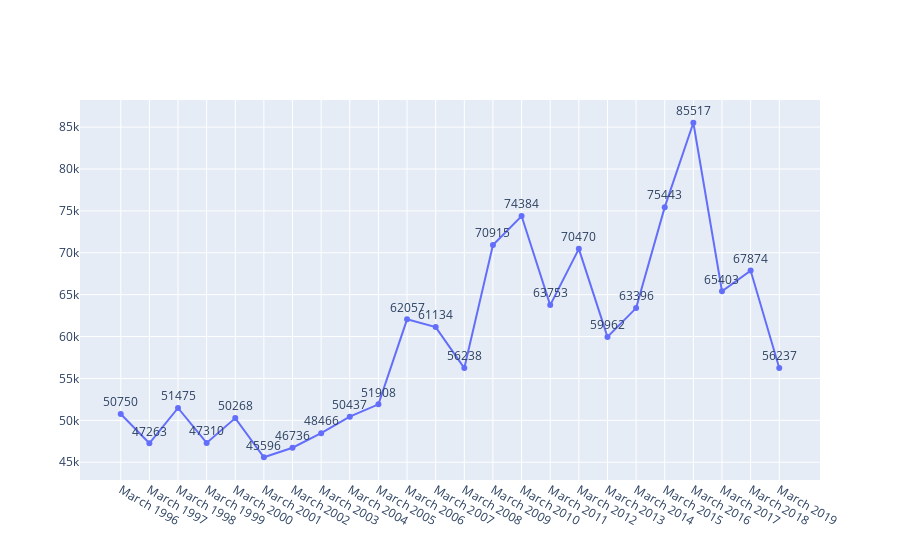

The notebook cell this image was saved under:
### Markdown cell above
**Annotate the plot**

### Code cell
# annotate the plot
configure_plotly_browser_state() # this line needed to make plotly play nice with Colab
fig = go.Figure(
    data=go.Scatter(
        x=df["Date"],
        y=df["North East"],
        text=df["North East"],
        mode="lines+markers+text",
        textposition="top center",
    )
)
iplot(fig)

### Figure 1 — Plotly figure (JSON) as saved in the notebook; plotly's stock layout.template omitted (floating-point values rounded to 4 significant figures)
{"data": [{"mode": "lines+markers+text", "text": [50750, 47263, 51475, 47310, 50268, 45596, 46736, 48466, 50437, 51908, 62057, 61134, 56238, 70915, 74384, 63753, 70470, 59962, 63396, 75443, 85517, 65403, 67874, 56237], "textposition": "top center", "x": ["March 1996", "March 1997", "March 1998", "March 1999", "March 2000", "March 2001", "March 2002", "March 2003", "March 2004", "March 2005", "March 2006", "March 2007", "March 2008", "March 2009", "March 2010", "March 2011", "March 2012", "March 2013", "March 2014", "March 2015", "March 2016", "March 2017", "March 2018", "March 2019"], "y": [50750, 47263, 51475, 47310, 50268, 45596, 46736, 48466, 50437, 51908, 62057, 61134, 56238, 70915, 74384, 63753, 70470, 59962, 63396, 75443, 85517, 65403, 67874, 56237], "type": "scatter"}], "layout": {}}
